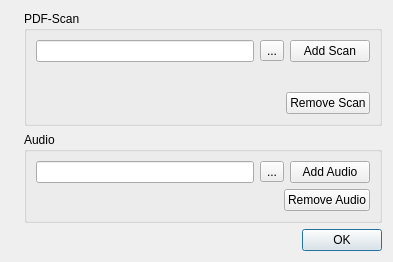
<?xml version="1.0" encoding="UTF-8"?>
<ui version="4.0">
 <class>MediaDialog</class>
 <widget class="QDialog" name="MediaDialog">
  <property name="geometry">
   <rect>
    <x>0</x>
    <y>0</y>
    <width>393</width>
    <height>262</height>
   </rect>
  </property>
  <property name="windowTitle">
   <string>Dialog</string>
  </property>
  <layout class="QHBoxLayout" name="horizontalLayout_6">
   <item>
    <widget class="QLabel" name="label_3">
     <property name="sizePolicy">
      <sizepolicy hsizetype="Fixed" vsizetype="Ignored">
       <horstretch>0</horstretch>
       <verstretch>0</verstretch>
      </sizepolicy>
     </property>
     <property name="text">
      <string/>
     </property>
     <property name="pixmap">
      <pixmap resource="mscore.qrc">:/data/bg1.jpg</pixmap>
     </property>
    </widget>
   </item>
   <item>
    <layout class="QVBoxLayout" name="verticalLayout">
     <item>
      <widget class="QGroupBox" name="groupBox">
       <property name="sizePolicy">
        <sizepolicy hsizetype="Expanding" vsizetype="Expanding">
         <horstretch>0</horstretch>
         <verstretch>0</verstretch>
        </sizepolicy>
       </property>
       <property name="title">
        <string>PDF-Scan</string>
       </property>
       <layout class="QVBoxLayout" name="verticalLayout_2">
        <item>
         <layout class="QHBoxLayout" name="horizontalLayout">
          <item>
           <widget class="QLineEdit" name="scanFile"/>
          </item>
          <item>
           <widget class="QToolButton" name="scanFileButton">
            <property name="text">
             <string>...</string>
            </property>
           </widget>
          </item>
          <item>
           <widget class="QPushButton" name="addScan">
            <property name="text">
             <string>Add Scan</string>
            </property>
           </widget>
          </item>
         </layout>
        </item>
        <item>
         <layout class="QHBoxLayout" name="horizontalLayout_2"/>
        </item>
        <item>
         <spacer name="verticalSpacer">
          <property name="orientation">
           <enum>Qt::Vertical</enum>
          </property>
          <property name="sizeHint" stdset="0">
           <size>
            <width>20</width>
            <height>40</height>
           </size>
          </property>
         </spacer>
        </item>
        <item>
         <layout class="QHBoxLayout" name="horizontalLayout_3">
          <item>
           <spacer name="horizontalSpacer_2">
            <property name="orientation">
             <enum>Qt::Horizontal</enum>
            </property>
            <property name="sizeHint" stdset="0">
             <size>
              <width>40</width>
              <height>20</height>
             </size>
            </property>
           </spacer>
          </item>
          <item>
           <widget class="QPushButton" name="removeScan">
            <property name="text">
             <string>Remove Scan</string>
            </property>
           </widget>
          </item>
         </layout>
        </item>
       </layout>
      </widget>
     </item>
     <item>
      <widget class="QGroupBox" name="groupBox_2">
       <property name="sizePolicy">
        <sizepolicy hsizetype="Expanding" vsizetype="Expanding">
         <horstretch>0</horstretch>
         <verstretch>0</verstretch>
        </sizepolicy>
       </property>
       <property name="title">
        <string>Audio</string>
       </property>
       <layout class="QVBoxLayout" name="verticalLayout_3">
        <item>
         <layout class="QHBoxLayout" name="horizontalLayout_4">
          <item>
           <widget class="QLineEdit" name="audioFile"/>
          </item>
          <item>
           <widget class="QToolButton" name="audioFileButton">
            <property name="text">
             <string>...</string>
            </property>
           </widget>
          </item>
          <item>
           <widget class="QPushButton" name="addAudio">
            <property name="text">
             <string>Add Audio</string>
            </property>
           </widget>
          </item>
         </layout>
        </item>
        <item>
         <spacer name="verticalSpacer_2">
          <property name="orientation">
           <enum>Qt::Vertical</enum>
          </property>
          <property name="sizeHint" stdset="0">
           <size>
            <width>20</width>
            <height>1</height>
           </size>
          </property>
         </spacer>
        </item>
        <item>
         <layout class="QHBoxLayout" name="horizontalLayout_5">
          <item>
           <spacer name="horizontalSpacer_3">
            <property name="orientation">
             <enum>Qt::Horizontal</enum>
            </property>
            <property name="sizeHint" stdset="0">
             <size>
              <width>40</width>
              <height>20</height>
             </size>
            </property>
           </spacer>
          </item>
          <item>
           <widget class="QPushButton" name="removeAudio">
            <property name="text">
             <string>Remove Audio</string>
            </property>
           </widget>
          </item>
         </layout>
        </item>
       </layout>
      </widget>
     </item>
     <item>
      <widget class="QDialogButtonBox" name="buttonBox">
       <property name="orientation">
        <enum>Qt::Horizontal</enum>
       </property>
       <property name="standardButtons">
        <set>QDialogButtonBox::Ok</set>
       </property>
      </widget>
     </item>
    </layout>
   </item>
  </layout>
 </widget>
 <resources>
  <include location="mscore.qrc"/>
 </resources>
 <connections>
  <connection>
   <sender>buttonBox</sender>
   <signal>accepted()</signal>
   <receiver>MediaDialog</receiver>
   <slot>accept()</slot>
   <hints>
    <hint type="sourcelabel">
     <x>248</x>
     <y>254</y>
    </hint>
    <hint type="destinationlabel">
     <x>157</x>
     <y>274</y>
    </hint>
   </hints>
  </connection>
  <connection>
   <sender>buttonBox</sender>
   <signal>rejected()</signal>
   <receiver>MediaDialog</receiver>
   <slot>reject()</slot>
   <hints>
    <hint type="sourcelabel">
     <x>316</x>
     <y>260</y>
    </hint>
    <hint type="destinationlabel">
     <x>286</x>
     <y>274</y>
    </hint>
   </hints>
  </connection>
 </connections>
</ui>
